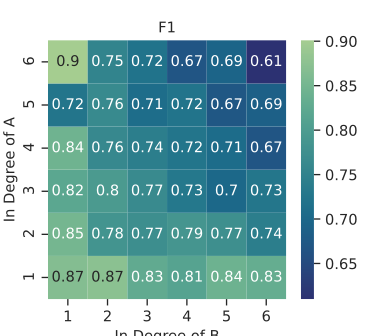

Write Python code to recreate this figure.
from matplotlib import pyplot as plt
import seaborn as sns
import pandas as pd
import numpy as np
from scipy import stats
from numpy.polynomial.polynomial import polyfit
from math import log

mdf = pd.read_csv("TS.csv")

print(mdf.head())
print(mdf.shape)


sns.set(rc={'figure.figsize':(4,3.5)})
sns.set_context("paper", rc={"font.weight":'bold',"legend.fontsize":11,"legend.title_fontsize":11,"font.size":11,"axes.titlesize":11,"axes.labelsize":11,"xtick.labelsize":11,"ytick.labelsize":11})
sns.set_style("ticks")

iili = []

for s in range(1,7):
    for d in range(1,7):
        sdf = mdf[(mdf["inA"]==s) & (mdf["inB"]==d)]
        if not sdf.empty:
            ccmean = round(np.mean(list(sdf["F1"])), 3)
            iili.append([s,d,ccmean])

ia = [item[0] for item in iili]
ib = [item[1] for item in iili]
ccm = [item[2] for item in iili]
ccmn = [abs(item)*100*5 for item in ccm]
#
#[print(item) for item in iili]

# HEATMAP CODE
pldf = pd.DataFrame(iili, columns=["X", "Y", "Value"])
pldf = pldf.pivot('X', 'Y', 'Value')
ax = sns.heatmap(pldf, annot=True, cmap="crest_r", cbar_kws={'label': ''})
ax.invert_yaxis()
plt.xlabel("In Degree of B")
plt.ylabel("In Degree of A")
plt.title("F1")
plt.savefig("F4Aii.svg",dpi=400)
plt.savefig("F4Aii.png",dpi=400, pad_inches=0)
plt.show()

